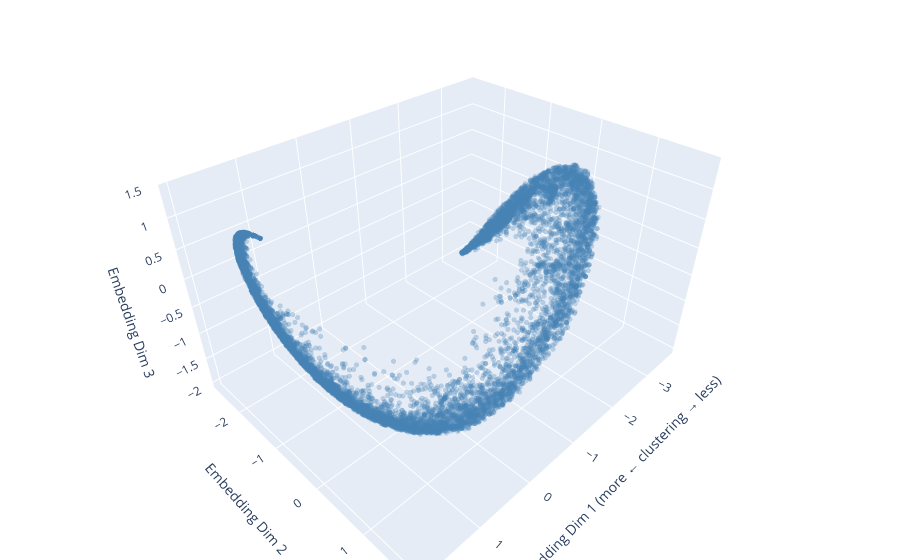

The notebook cell saved with this chart:
### Code cell
import plotly.express as px
from plotly.offline import plot

fig = px.scatter_3d(
    x=X[99][:, 0],
    y=X[99][:, 1],
    z=X[99][:, 2],
)
fig.update_traces(marker=dict(size=3, color='steelblue', opacity=0.3))
fig.update_layout(
    margin=dict(l=0, r=0, b=0, t=0),
    scene=dict(
        xaxis_title='Embedding Dim 1 (more ← clustering → less)',
        yaxis_title='Embedding Dim 2',
        zaxis_title='Embedding Dim 3',
    ),
)
plot(fig, filename='galaxies_z0_embedding_3d.html', auto_open=True)
fig.show()

### Figure 1 — Plotly figure (JSON) as saved in the notebook; plotly's stock layout.template omitted (floating-point values rounded to 4 significant figures; data arrays with more than 128 entries replaced by an {"elided": "..."} marker saying what was removed)
{"data": [{"hovertemplate": "x=%{x}<br>y=%{y}<br>z=%{z}<extra></extra>", "legendgroup": "", "marker": {"color": "steelblue", "opacity": 0.3, "size": 3, "symbol": "circle"}, "mode": "markers", "name": "", "scene": "scene", "showlegend": false, "type": "scatter3d", "x": {"elided": "10000 float values"}, "y": {"elided": "10000 float values"}, "z": {"elided": "10000 float values"}}], "layout": {"legend": {"tracegroupgap": 0}, "margin": {"b": 0, "l": 0, "r": 0, "t": 0}, "scene": {"domain": {"x": [0, 1], "y": [0, 1]}, "xaxis": {"title": {"text": "Embedding Dim 1 (more ← clustering → less)"}}, "yaxis": {"title": {"text": "Embedding Dim 2"}}, "zaxis": {"title": {"text": "Embedding Dim 3"}}}}}
